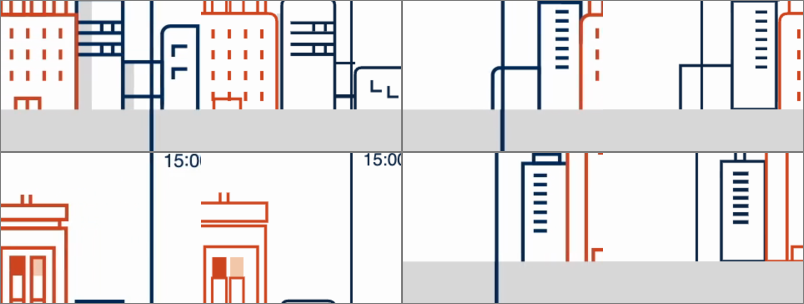
#> input picture video/.claude/rounds/work/cls-day/r17-scenes1/mont/cells1.png, 1608 x 608 px (shown at 1/2 size)
$ python probe_rise.py mont/cells1.png
#> lines starting #> are read from the running program, lines starting #| are printed output that depends on the picture; after the words box and inside, x2 and y2 are one past the last pixel; in counts of white or black regions, pixels touching at a corner belong together
import sys
from PIL import Image
import numpy as np
def load(p): return np.asarray(Image.open(p).convert("RGB")).astype(int)
#> called with p = 'mont/cells1.png'
def wm(a): return (a[:,:,0]>150)&(a[:,:,1]>150)&(a[:,:,2]>150)
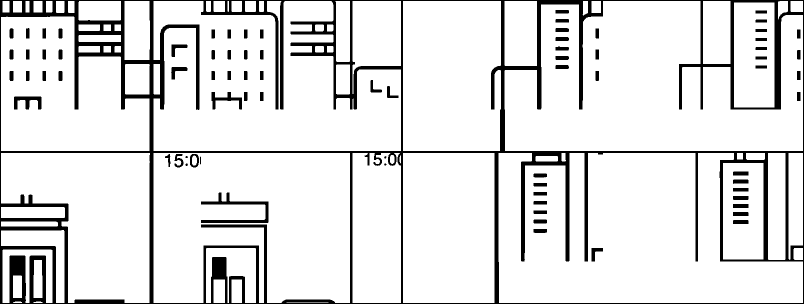
#> returned value: shape (608, 1608) bool (shown at 1/2 size); 88.5% white; 78 black regions (4 under 20 px), largest, box (x1, y1, x2, y2) and area: (0, 0, 1608, 608) 96663, (402, 385, 537, 446) 2025, (28, 193, 83, 219) 806
def bbox(m,x0,x1,y0,y1):
#> called with x0 = 430, x1 = 690, y0 = 140, y1 = 650
    sub=m[y0:y1,x0:x1]; ys,xs=np.nonzero(sub)
#> after `sub = m[y0:y1, x0:x1]`:
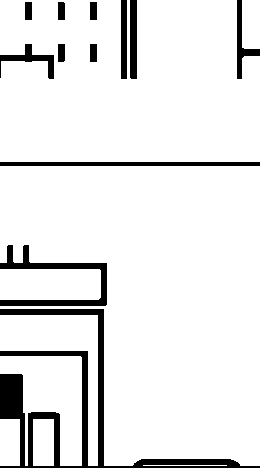
#> sub: shape (468, 260) bool; 90.8% white; 12 black regions, largest, box (x1, y1, x2, y2) and area: (0, 309, 260, 468) 5785, (0, 245, 107, 306) 1689, (0, 162, 260, 166) 1040
    if len(xs)==0: return None
    return (x0+int(xs.min()),x0+int(xs.max()),y0+int(ys.min()),y0+int(ys.max()),int(len(xs)))
for p in sys.argv[1:]:
    a=load(p);m=wm(a)
    b=bbox(m,430,690,140,650)  # mark column only
#> b = (430, 689, 140, 605, 110454)
    print(p, "markcol", b)
#| mont/cells1.png markcol (430, 689, 140, 605, 110454)
